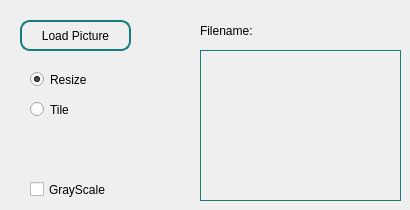
   <widget class="QWidget" name="tab_6">
    <attribute name="title">
     <string>Static</string>
    </attribute>
    <widget class="QPushButton" name="pb_load_phero_image">
     <property name="geometry">
      <rect>
       <x>20</x>
       <y>20</y>
       <width>111</width>
       <height>31</height>
      </rect>
     </property>
     <property name="styleSheet">
      <string notr="true">border: 2px solid rgb(19, 126, 124);
border-radius:10px;</string>
     </property>
     <property name="text">
      <string>Load Picture</string>
     </property>
    </widget>
    <widget class="QLabel" name="label_image">
     <property name="geometry">
      <rect>
       <x>200</x>
       <y>50</y>
       <width>201</width>
       <height>151</height>
      </rect>
     </property>
     <property name="styleSheet">
      <string notr="true">border:1px solid rgb(19, 126, 124);</string>
     </property>
     <property name="text">
      <string/>
     </property>
     <property name="scaledContents">
      <bool>true</bool>
     </property>
    </widget>
    <widget class="QLabel" name="label_img_filename">
     <property name="geometry">
      <rect>
       <x>200</x>
       <y>20</y>
       <width>201</width>
       <height>21</height>
      </rect>
     </property>
     <property name="text">
      <string>Filename:</string>
     </property>
     <property name="scaledContents">
      <bool>true</bool>
     </property>
    </widget>
    <widget class="QRadioButton" name="rb_img_resize">
     <property name="geometry">
      <rect>
       <x>30</x>
       <y>70</y>
       <width>81</width>
       <height>19</height>
      </rect>
     </property>
     <property name="text">
      <string>Resize</string>
     </property>
     <property name="checked">
      <bool>true</bool>
     </property>
    </widget>
    <widget class="QCheckBox" name="cb_img_gray">
     <property name="geometry">
      <rect>
       <x>30</x>
       <y>180</y>
       <width>101</width>
       <height>19</height>
      </rect>
     </property>
     <property name="text">
      <string>GrayScale</string>
     </property>
    </widget>
    <widget class="QRadioButton" name="rb_img_tile">
     <property name="geometry">
      <rect>
       <x>30</x>
       <y>100</y>
       <width>61</width>
       <height>19</height>
      </rect>
     </property>
     <property name="text">
      <string>Tile</string>
     </property>
     <property name="checked">
      <bool>false</bool>
     </property>
    </widget>
   </widget>
